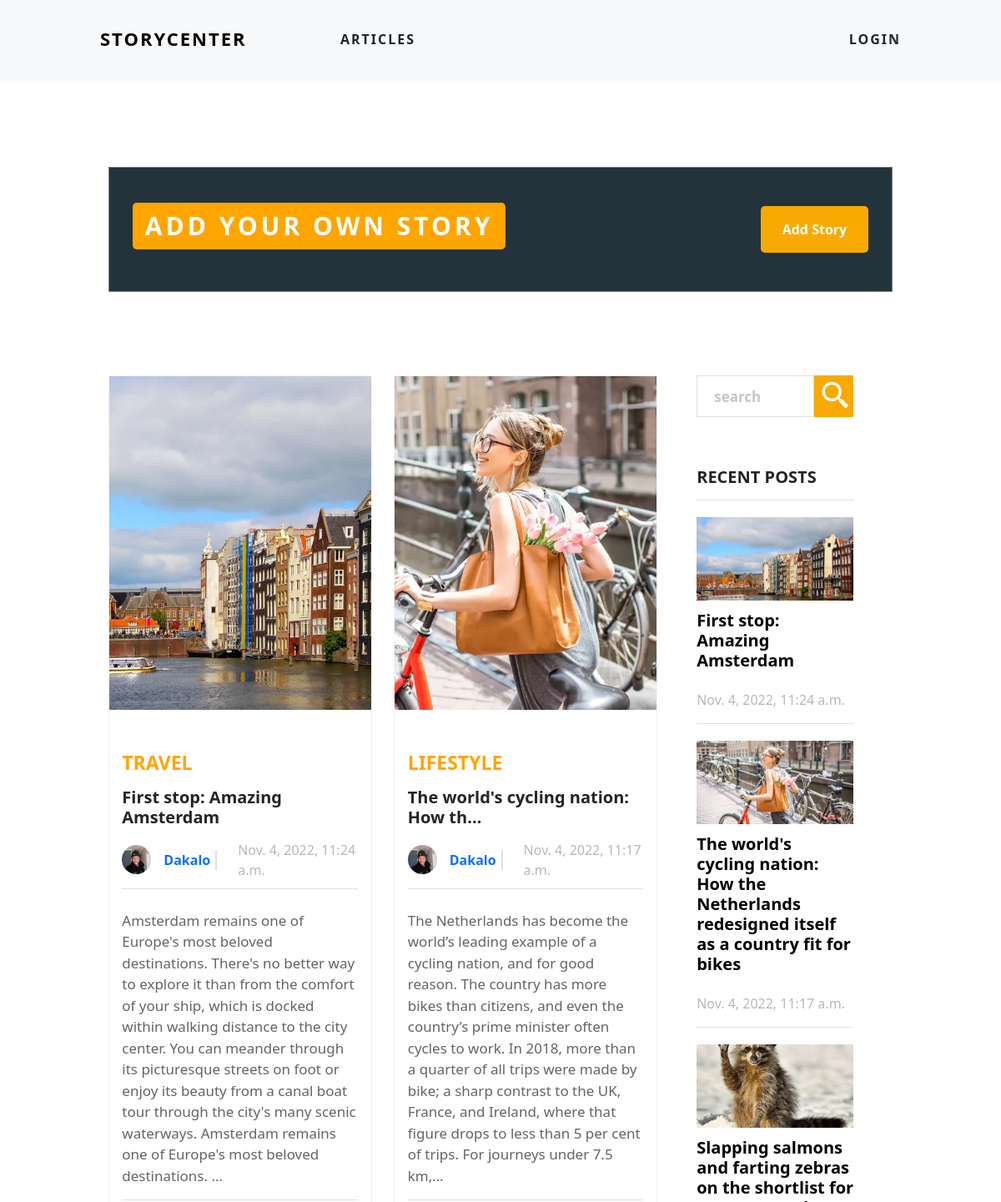
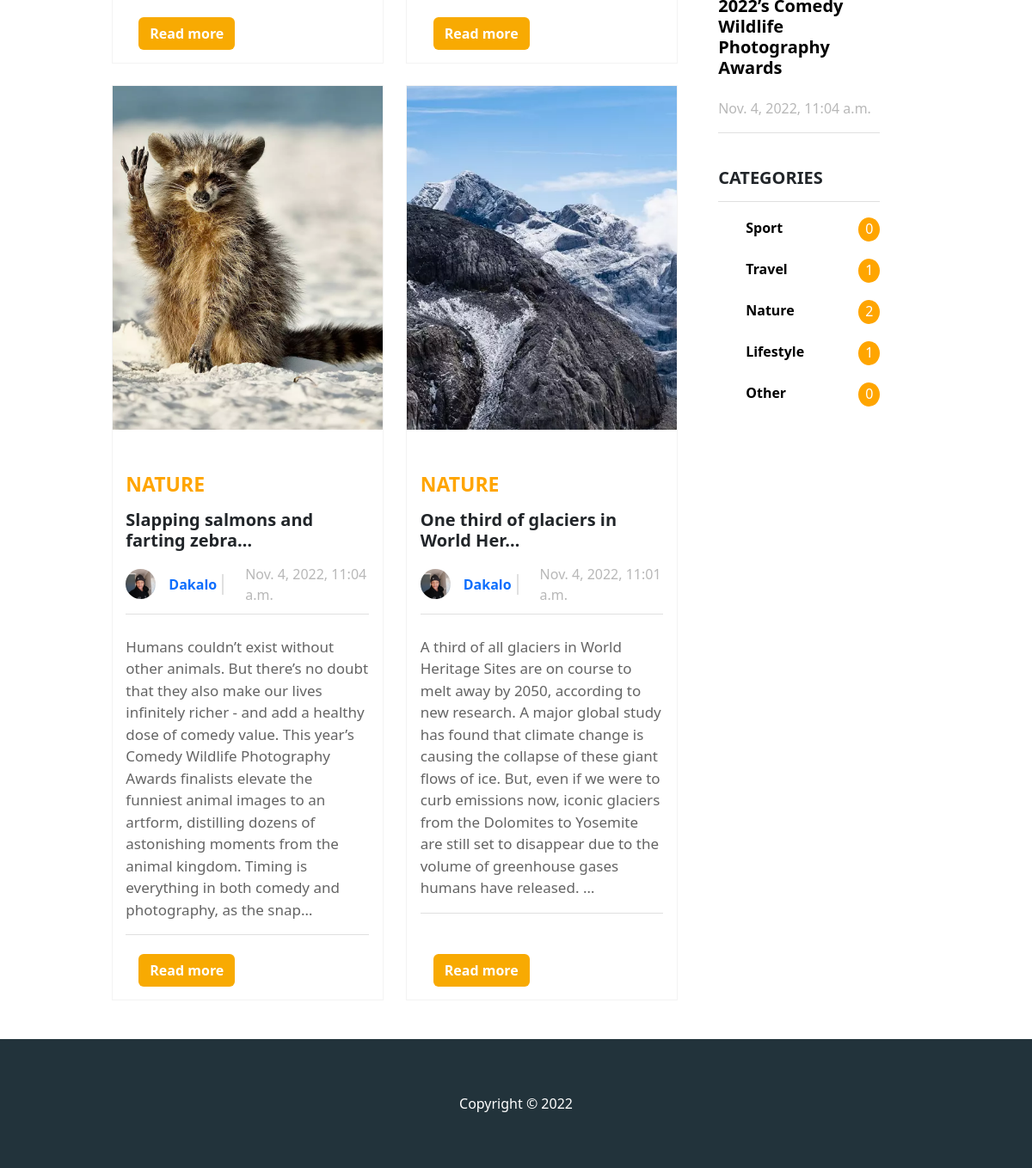
Page /list_articles/ on the committed database (2 pictures, top to bottom).
### articles/models.py (models this page shows, shortened)
class Article(models.Model):
    CATEGOTY = (
        ('Sport', 'Sport'),
        ('Nature', 'Nature'),
        ('Travel', 'Travel'),
        ('Lifestyle', 'Lifestyle'),
        ('Other', 'Other'),
    )
    category = models.CharField(max_length=255, blank=False, null=False,choices=CATEGOTY)
    author =  models.ForeignKey(User,blank=False, null=False ,on_delete=models.CASCADE)
    date_time= models.DateTimeField(default=datetime.datetime.now)
    topic = models.CharField(max_length=100, blank=False, null=False)
    intro = models.CharField(max_length=255, blank=False, null=False)
    story = models.TextField(blank=False, null=False)
    story_image = models.ImageField(null=False, blank=False, upload_to='images/')

### authors/models.py (models this page shows, shortened)
class Profile(models.Model):
    gender = (
        ("Male", "Male"),
        ("Female", "Female")
    )
    user = models.OneToOneField(User, null=False, blank=False, on_delete=models.CASCADE)
    gender = models.CharField(max_length=50, blank=False, null=True, choices=gender)
    bio = models.TextField(null=True, blank=True)
    profile_image = models.ImageField(null=True, blank=True, upload_to='images/')
    facebook_url = models.URLField(null=True, blank=True)
    twitter_url = models.URLField(null=True, blank=True)
    youtube_url = models.URLField(null=True, blank=True)
    web_url = models.URLField(null=True, blank=True)

### articles/views.py (the view)
# urls.py: path('list_articles/', views.list_articles, name='list_articles'),
def list_articles(request):
    article_list = Article.objects.all().order_by('-date_time')
    latest_story_list = []
    for article in article_list:
        latest_story_list.append(article)
        if len(latest_story_list) >= 3:
            break;
    paginator = Paginator(article_list, per_page= 4)
    page_number = request.GET.get('page',1)
    page_obj = paginator.get_page(page_number)
    count_data = get_article_count(Article)
    sport_count = count_data['sport_count']
    travel_count = count_data['travel_count']
    nature_count = count_data['nature_count']
    lifestyle_count = count_data['lifestyle_count']
    other_count = count_data['other_count']
    context = {
        'page_number': int(page_number),
        'paginator': paginator,
        'latest_stories': latest_story_list,
        'article_list': page_obj.object_list,
        'sport_count': sport_count,
        'travel_count':travel_count,
        'nature_count': nature_count,
        'lifestyle_count': lifestyle_count,
        'other_count': other_count,
    }
    return render(request, 'articles/list_articles.html', context)

### articles/utils.py (called while the page is built)
def get_article_count(artlicle):
    sport_articles_count = artlicle.objects.filter(category='Sport').count()
    travel_articles_count = artlicle.objects.filter(category='Travel').count()
    nature_articles_count = artlicle.objects.filter(category='Nature').count()
    lifestyle_articles_count = artlicle.objects.filter(category='Lifestyle').count()
    other_articles_count = artlicle.objects.filter(category='Other').count()
    return {
        'sport_count': sport_articles_count,
        'travel_count': travel_articles_count,
        'nature_count': nature_articles_count,
        'lifestyle_count': lifestyle_articles_count,
        'other_count': other_articles_count
    }

### articles/templates/articles/list_articles.html (shortened to what this page needs)
{% extends 'articles/base.html' %}
{% load static %}
{% block head %}
<link rel="stylesheet" type="text/css" href="{% static 'css/articles.css' %}">
{% endblock %}
{% block content %}
<div class="bottom-section">
    <div class="action-bar">
        <h3>Add Your Own Story {{search}}</h3>
        <a class=" btn btn-read-more add-story" href="{% url 'add_article' %}">Add Story</a>
    </div>
    <div class="article-section">
        <div class="articles ">
            <div class="grid-container">
                {% for article in article_list %}
                    <div class="article">
                        <div class="article-image">
                            <img class="article-image-image" src="{{article.story_image.url}}" alt="">
                        </div>
                        <div class="article-content">
                            <div class="article-header-details">
                                <h5 class="category">{{article.category}}</h5>
                                <h5 class="title">{{article.topic|truncatechars:35}}</h5>
                                <div class="admin-stuff">
                                    <div class="admin-identity">
                                        {% if article.author.profile.profile_image %}
                                            <div class="admin-identity-image">
                                                <img class="article-profile-image" src="{{article.author.profile.profile_image.url}}" alt="">
                                            </div>
                                        {% else %}
                                            <div class="admin-identity-image">
                                                <img class="article-profile-image" src="{% static 'images/default_avatar.jpg' %}" alt="">
                                            </div>
                                        {% endif %}
                                        <p class="author-name"><a class ="author-link" href="{% url 'profile' article.author.id %}">{{article.author.first_name}}</a></p>
                                    </div>
                                    <p class="time">{{article.date_time}}</p>
                                </div>
                            </div>
                            <div class="story">
                                <p>
                                    {{article.story|truncatechars:400}}
                                </p>
                            </div>
                            <div class="article-footer">
                                <a class="btn btn-read-more" href="{% url 'article' article.id %}">Read more</a>
                            </div>
                        </div>
                    </div>
                {% endfor %}
            </div>
        </div>
        <div class="information-tab">
            <div class="form">
                <form action="{% url 'search' %}" method="POST">
                    <div class="form-group">
                        <input class="" type="text" placeholder="search" name='search'>
                    <button class="btn-read-more btn-search" type="submit"><i class='bx bx-search-alt-2'></i></button>
                    </div>
                </form>
            </div>
            <div class="recent-posts">
                <h5>Recent Posts</h5>
                {% for article in latest_stories %}
                    <div class="recent-post">
                        <div class="post-image">
                            <img src="{{article.story_image.url}}" alt="">
                        </div>
                        <h5><a class="link-topic" href="{% url 'article' article.id %}">{{article.topic}}</a></h5>
                        <p>{{article.date_time}}</p>
                    </div>
                {% endfor %}
            </div>
            <div class="categories">
                <h5>Categories</h5>
                <ul>
                    <li>
                        <a href="{% url 'filter_articles' 'sport' %}">Sport</a><span class="count">{{sport_count}}</span>
                    </li>
                    <li>
                        <a href="{% url 'filter_articles' 'travel' %}">Travel</a><span class="count">{{travel_count}}</span>
                    </li>
                    <li>
                        <a href="{% url 'filter_articles' 'nature' %}">Nature</a><span class="count">{{nature_count}}</span>
                    </li>
                    <li>
                        <a href="{% url 'filter_articles' 'lifestyle' %}">Lifestyle</a><span class="count">{{lifestyle_count}}</span>
                    </li>
                    <li>
                        <a href="{% url 'filter_articles' 'other' %}">Other</a><span class="count">{{other_count}}</span>
                    </li>
                </ul>
            </div>
        </div>
    </div>
</div>
{% endblock %}

### static/css/style.css (style rules this page uses)
body { margin: 0; padding: 0; position:relative; padding-bottom: 150px; background-color:white; height:100%; }
.count { background-color: orange!important; align-items: center; text-align: center; color: white; border-radius: 50%; padding: 1px 8px 3px 8px; }
.categories ul li { display: flex!important; justify-content: space-between!important; }
.action-bar h3 { text-transform: uppercase; font-weight: bold; letter-spacing: 4px; background-color: orange; padding: 10px 15px; border-radius: 5px;; }
.admin-identity { display: flex; align-items: center; }
.admin-identity-image { width: 35px; height: 35px; border-radius: 50%; margin-right: 15px; }
.author-name { padding: 0; margin: 0; padding-right: 10px; }
.time { padding: 0; margin: 0; margin-left: 10px; }
.article-profile-image { width: 100%; height: 100%; object-fit: cover; border-radius: 50%; }
.author-link { text-decoration: none; font-weight: bold; }

### static/css/home.css (style rules this page uses)
.category { font-size: 30px; font-weight: 500; color: white; }
.btn-read-more { color: white; background-color: rgb(248, 170, 2); text-shadow: none; font-weight: 600; }
.bottom-section { width: 100%; padding: 20px 10%; padding-top: 0; }
.article-section { display: flex; }
.articles { width: 65%; }
.article { border: 1px solid rgb(243, 243, 243); background-color: white; position: relative; margin-bottom: 25px; }
.article-image { width: 100%; height: 400px }
.article-image-image { width: 100%; height: 100%; object-fit: cover; }
.article-content { padding: 50px 5%; }
.article-header-details { padding-bottom: 10px; border-bottom: 1px solid rgb(224, 224, 224); text-align: left; }
.article-header-details .category { text-transform: uppercase; color: orange; font-weight: 700; margin-bottom: 15px; font-size: 23px; }
.article-header-details .title { font-weight: 700; margin-bottom: 15px; }
.admin-stuff { width: 100%; display: flex; justify-content: start; align-items: center; font-weight: 500; color: rgb(184, 184, 184); }
.author-name { padding-right: 6px; margin-right: 15px; border-right: 2px solid rgb(224, 224, 224); }
.story { margin: 25px 0; color: rgb(100, 100, 100); border-bottom: 1px solid rgb(224, 224, 224); }
.story p { line-height: 1.5; font-size: 17px; }
.article-footer { position: absolute; bottom: 0; margin: 15px; }
.information-tab { width: 30%; margin: 0 auto; }
.form { width: 100%; padding-bottom: 20px; }
.form-group { display: flex; justify-content: space-between; }
.form input { border:1px solid rgb(224, 224, 224); height: 50px; width: 75%; color: rgb(198, 198, 198); font-weight: 600; font-size: 17px; align-items: center; border-radius: 0%; padding-left: 20px; outline: none !important; }
.form input::placeholder { color: rgb(198, 198, 198); }
.btn-search { width: 25%; border: none; align-items: center; }
.btn-search i { color: white; font-size: 40px; padding: 2px 0; }
.recent-posts { margin:40px 0; }
.recent-posts h5, .categories h5 { text-transform: uppercase; font-size: 20px; font-weight: 700; padding-bottom: 15px; border-bottom: 1px solid rgb(224, 224, 224); }
.recent-post { margin-top: 20px; border-bottom: 1px solid rgb(224, 224, 224); }
.recent-post h5 { text-transform: none; border: none; }
.recent-post p { color: rgb(184, 184, 184); font-weight: 500; }
.categories ul { list-style-type: none; display: flex; flex-direction: column; }
.categories ul li { margin: 10px 0; }
.categories ul li a { text-decoration: none; color: black; font-weight: 700; }
.action-bar { margin: 100px 0; border: 1px solid grey; height: 150px; display: flex; justify-content: space-between; align-items: center; padding: 0 3%; background-color: #22333B; color: white; }
.action-bar h3 { font-size: 30px; font-weight: 700; }
.add-story { border-radius: 0%; align-items: center; padding: 15px 25px; border-radius: 5px; }

### static/css/articles.css (style rules this page uses)
.articles { width: 70%; margin: 0; padding: 0; }
.information-tab { width: 20%; }
.grid-container { display: grid; grid-template-columns: repeat(2, 48%); grid-column-gap: 4%; }
.post-image { width: 100%; height: 100px; margin-bottom: 12px; }
.post-image img { width: 100%; height: 100%; object-fit: cover; }
.link-topic { text-decoration: none; color: black; }

### rows in the picture
Article: story_image (picture), category "TRAVEL", topic "First stop: Amazing Amsterdam", author.profile.profile_image (picture), author.first_name "Dakalo", date_time "Nov. 4, 2022, 11:24 a.m.", story "Amsterdam remains one of Europe's most beloved destinations. There's no better way to explore it than from the comfort of your ship, which is docked within walking distance to the city center. You can meander through its picturesque streets on foot or enjoy its beauty from a canal boat tour through the city's many scenic waterways. Amsterdam remains one of Europe's most beloved destinations. …"
Article: story_image (picture), category "LIFESTYLE", topic "The world's cycling nation: How th…", author.profile.profile_image (picture), author.first_name "Dakalo", date_time "Nov. 4, 2022, 11:17 a.m.", story "The Netherlands has become the world’s leading example of a cycling nation, and for good reason. The country has more bikes than citizens, and even the country’s prime minister often cycles to work. In 2018, more than a quarter of all trips were made by bike; a sharp contrast to the UK, France, and Ireland, where that figure drops to less than 5 per cent of trips. For journeys under 7.5 km,…", topic "The world's cycling nation: How the Netherlands redesigned itself as a country fit for bikes"
Article: story_image (picture), category "NATURE", topic "Slapping salmons and farting zebra…", author.profile.profile_image (picture), author.first_name "Dakalo", date_time "Nov. 4, 2022, 11:04 a.m.", story "Humans couldn’t exist without other animals. But there’s no doubt that they also make our lives infinitely richer - and add a healthy dose of comedy value. This year’s Comedy Wildlife Photography Awards finalists elevate the funniest animal images to an artform, distilling dozens of astonishing moments from the animal kingdom. Timing is everything in both comedy and photography, as the snap…", topic "Slapping salmons and farting zebras on the shortlist for 2022’s Comedy Wildlife Photography Awards"
Article: story_image (picture), category "NATURE", topic "One third of glaciers in World Her…", author.profile.profile_image (picture), author.first_name "Dakalo", date_time "Nov. 4, 2022, 11:01 a.m.", story "A third of all glaciers in World Heritage Sites are on course to melt away by 2050, according to new research. A major global study has found that climate change is causing the collapse of these giant flows of ice. But, even if we were to curb emissions now, iconic glaciers from the Dolomites to Yosemite are still set to disappear due to the volume of greenhouse gases humans have released. …"

### other values in the picture
{{ sport_count }} "0"
{{ travel_count }} "1"
{{ nature_count }} "2"
{{ lifestyle_count }} "1"
{{ other_count }} "0"
